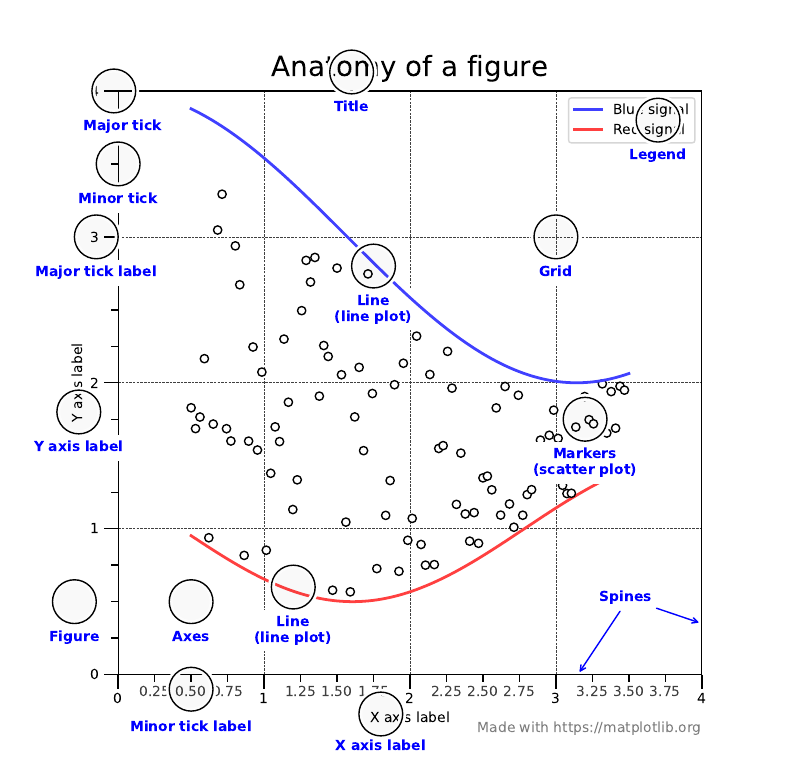

Write the Python code that produced this figure.
# getting started with matplotlib
# reference: 
# https://matplotlib.org/examples/showcase/anatomy.html
# https://realpython.com/python-matplotlib-guide/  
# future items:
# https://realpython.com/python-itertools/
# https://dbader.org/blog/python-first-class-functions
# 
import numpy as np
import matplotlib.pyplot as plt
from matplotlib.ticker import AutoMinorLocator, MultipleLocator, FuncFormatter

np.random.seed(19680801)

X = np.linspace(0.5, 3.5, 100)
Y1 = 3+np.cos(X)
Y2 = 1+np.cos(1+X/0.75)/2
Y3 = np.random.uniform(Y1, Y2, len(X))

fig = plt.figure(figsize=(8, 8)) # 8 inches wide, 8 inches tall
ax = fig.add_subplot(1, 1, 1, aspect=1)

def minor_tick(x, pos):
    if not x % 1.0:
        return ""
    return "%.2f" % x

ax.xaxis.set_major_locator(MultipleLocator(1.000))
ax.xaxis.set_minor_locator(AutoMinorLocator(4))
ax.yaxis.set_major_locator(MultipleLocator(1.000))
ax.yaxis.set_minor_locator(AutoMinorLocator(4))
ax.xaxis.set_minor_formatter(FuncFormatter(minor_tick))

ax.set_xlim(0, 4)
ax.set_ylim(0, 4)

ax.tick_params(which='major', width=1.0)
ax.tick_params(which='major', length=10)
ax.tick_params(which='minor', width=1.0, labelsize=10)
ax.tick_params(which='minor', length=5, labelsize=10, labelcolor='0.25')

ax.grid(linestyle="--", linewidth=0.5, color='0.25', zorder=-10)

ax.plot(X, Y1, c=(0.25, 0.25, 1.00), lw=2, label="Blue signal", zorder=10)
ax.plot(X, Y2, c=(1.00, 0.25, 0.25), lw=2, label="Red signal")
ax.plot(X, Y3, linewidth=0, marker='o', markerfacecolor='w', markeredgecolor='k')

ax.set_title("Anatomy of a figure", fontsize=20, verticalalignment='bottom')
ax.set_xlabel("X axis label")
ax.set_ylabel("Y axis label")

ax.legend()

def circle(x, y, radius=0.15):
    from matplotlib.patches import Circle
    from matplotlib.patheffects import withStroke
    circle = Circle((x, y), radius, clip_on=False, zorder=10, linewidth=1,
        edgecolor='black', facecolor=(0, 0, 0, 0.0125),
        path_effects=[withStroke(linewidth=5, foreground='w')])
    ax.add_artist(circle)

def text(x, y, text):
    ax.text(x, y, text, backgroundcolor="white",
        ha='center', va='top', weight='bold', color='blue')

# Minor tick
circle(0.50, -0.10)
text(0.50, -0.32, "Minor tick label")

# Major tick
circle(-0.03, 4.00)
text(0.03, 3.80, "Major tick")

# Minor tick
circle(0.00, 3.50)
text(0.00, 3.30, "Minor tick")

# Major tick label
circle(-0.15, 3.00)
text(-0.15, 2.80, "Major tick label")

# X Label
circle(1.80, -0.27)
text(1.80, -0.45, "X axis label")

# Y Label
circle(-0.27, 1.80)
text(-0.27, 1.6, "Y axis label")

# Title
circle(1.60, 4.13)
text(1.60, 3.93, "Title")

# Blue plot
circle(1.75, 2.80)
text(1.75, 2.60, "Line\n(line plot)")

# Red plot
circle(1.20, 0.60)
text(1.20, 0.40, "Line\n(line plot)")

# Scatter plot
circle(3.20, 1.75)
text(3.20, 1.55, "Markers\n(scatter plot)")

# Grid
circle(3.00, 3.00)
text(3.00, 2.80, "Grid")

# Legend
circle(3.70, 3.80)
text(3.70, 3.60, "Legend")

# Axes 
circle(0.5, 0.5)
text(0.5, 0.3, "Axes")

# Figure
circle(-0.3, 0.5)
text(-0.3, 0.3, "Figure")

color = 'blue'
ax.annotate('Spines', xy=(4.0, 0.35), xycoords='data',
    xytext=(3.3, 0.5), textcoords='data',
    weight='bold', color=color, 
    arrowprops=dict(arrowstyle='->',
        connectionstyle="arc3",
        color=color))

ax.annotate('', xy=(3.15, 0.0), xycoords='data',
    xytext=(3.45, 0.45), textcoords='data',
    weight='bold', color=color,
    arrowprops=dict(arrowstyle='->',
        connectionstyle="arc3",
        color=color))

ax.text(4.0, -0.4, "Made with https://matplotlib.org",
    fontsize=10, ha="right", color='0.5')

plt.show()

fig.savefig("anatomy_of_figure.pdf")
fig.savefig("anatomy_of_figure_tight.pdf", bbox_inches='tight')
